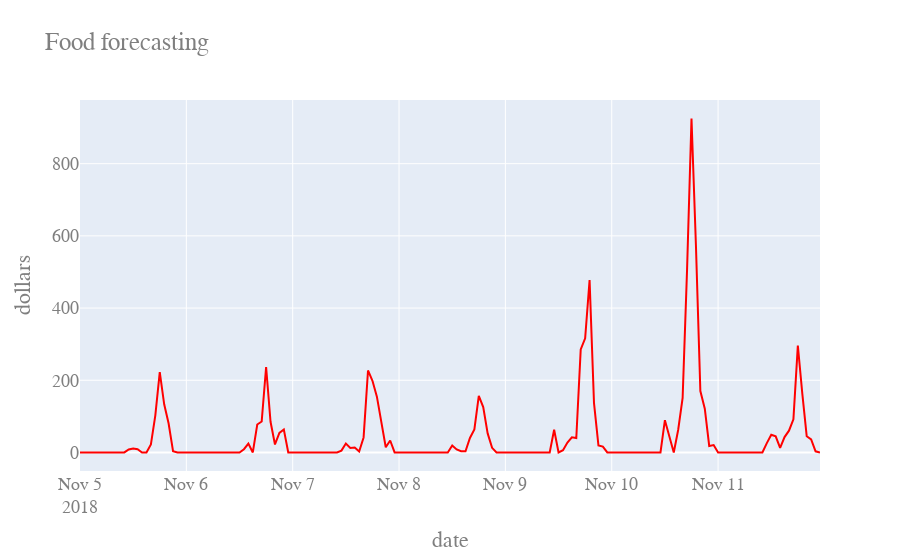

The code cell stored with this chart in its notebook:
### Markdown cell above
**Exercice :** tracer les prévisions de chiffre d'affaires sur le jeu de prédiction.

### Code cell
plotly_predictions(y_pred)

### Figure 1 — Plotly figure (JSON) as saved in the notebook; plotly's stock layout.template omitted (floating-point values rounded to 4 significant figures; data arrays with more than 128 entries replaced by an {"elided": "..."} marker saying what was removed)
{"data": [{"line": {"color": "red"}, "name": "simple predictions", "type": "scatter", "x": {"elided": "168 str values"}, "y": {"elided": "168 float values"}}], "layout": {"font": {"color": "#7f7f7f", "family": "Computer Modern", "size": 18}, "title": {"text": "Food forecasting"}, "xaxis": {"title": {"text": "date"}}, "yaxis": {"title": {"text": "dollars"}}}}
